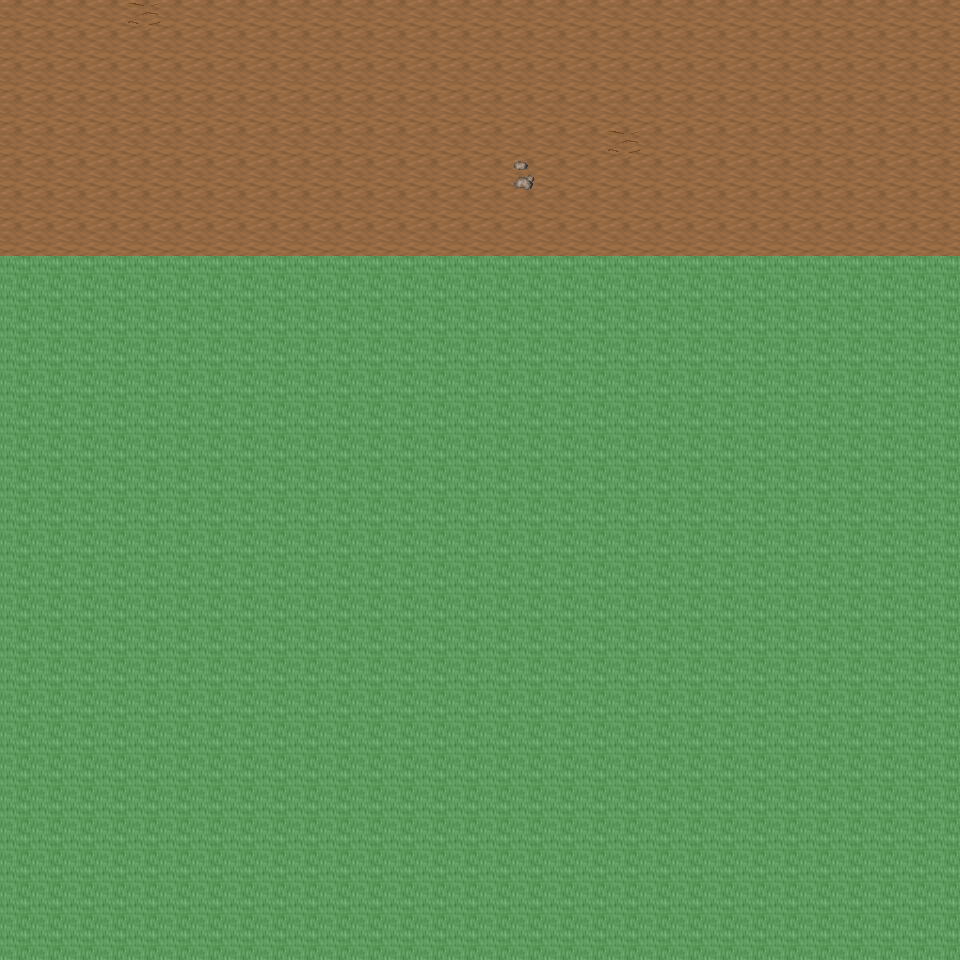

Rendered tile map (Tiled .tmx) drawn with the repository's tilesets; below, a short description and the map source with its tile grids summarised:
An orthogonal 30x30 tile map with 32x32 px tiles, 6 tile layers (Ground, Object, Object2, Above, ...), 17 tilesets and 3 objects (3x mapchange).

<map version="1.0" orientation="orthogonal" renderorder="right-down" width="30" height="30" tilewidth="32" tileheight="32" nextobjectid="4">
  <tileset firstgid="1" name="tileset_ground_ground" tilewidth="32" tileheight="32" tilecount="33" columns="3">
    <image source="../drawable/tileset_ground_ground.png" width="96" height="352" />
  </tileset>
  <tileset firstgid="34" name="tileset_ground_ridge_earth_dark" tilewidth="32" tileheight="32" tilecount="96" columns="12">
    <image source="../drawable/tileset_ground_ridge_earth_dark.png" width="384" height="256" />
  </tileset>
  <tileset firstgid="130" name="tileset_ground_rock_pebbles" tilewidth="32" tileheight="32" tilecount="3" columns="1">
    <image source="../drawable/tileset_ground_rock_pebbles.png" width="32" height="96" />
  </tileset>
  <tileset firstgid="133" name="tileset_ground_earth_edges" tilewidth="32" tileheight="32" tilecount="18" columns="6">
    <image source="../drawable/tileset_ground_earth_edges.png" width="192" height="96" />
  </tileset>
  <tileset firstgid="151" name="tileset_plant_leaves" tilewidth="32" tileheight="32" tilecount="8" columns="4">
    <image source="../drawable/tileset_plant_leaves.png" width="128" height="64" />
  </tileset>
  <tileset firstgid="159" name="tileset_plant_flower_daisy_yellow" tilewidth="32" tileheight="32" tilecount="8" columns="2">
    <image source="../drawable/tileset_plant_flower_daisy_yellow.png" width="64" height="128" />
  </tileset>
  <tileset firstgid="167" name="tileset_plant_grasses" tilewidth="32" tileheight="32" tilecount="6" columns="3">
    <image source="../drawable/tileset_plant_grasses.png" width="96" height="64" />
  </tileset>
  <tileset firstgid="173" name="tileset_ground_cobbled_paving" tilewidth="32" tileheight="32" tilecount="1" columns="1">
    <image source="../drawable/tileset_ground_cobbled_paving.png" width="32" height="32" />
  </tileset>
  <tileset firstgid="174" name="tileset_plant_flower_daisy_white" tilewidth="32" tileheight="32" tilecount="8" columns="2">
    <image source="../drawable/tileset_plant_flower_daisy_white.png" width="64" height="128" />
  </tileset>
  <tileset firstgid="182" name="tileset_plant_flower_daisy_red" tilewidth="32" tileheight="32" tilecount="8" columns="2">
    <image source="../drawable/tileset_plant_flower_daisy_red.png" width="64" height="128" />
  </tileset>
  <tileset firstgid="190" name="tileset_logic_collision" tilewidth="32" tileheight="32" tilecount="1" columns="1">
    <image source="../drawable/tileset_logic_collision.png" width="32" height="32" />
  </tileset>
  <tileset firstgid="191" name="tileset_object_tan_tent" tilewidth="32" tileheight="32" tilecount="25" columns="5">
    <image source="../drawable/tileset_object_tan_tent.png" width="160" height="160" />
  </tileset>
  <tileset firstgid="216" name="tileset_item_campfires" tilewidth="32" tileheight="32" tilecount="2" columns="2">
    <image source="../drawable/tileset_item_campfires.png" width="64" height="32" />
  </tileset>
  <tileset firstgid="218" name="tileset_plant_tree_dead_tree_4" tilewidth="32" tileheight="32" tilecount="20" columns="4">
    <image source="../drawable/tileset_plant_tree_dead_tree_4.png" width="128" height="160" />
  </tileset>
  <tileset firstgid="238" name="tileset_plant_tree_fall_trees" tilewidth="32" tileheight="32" tilecount="40" columns="8">
    <image source="../drawable/tileset_plant_tree_fall_trees.png" width="256" height="160" />
  </tileset>
  <tileset firstgid="278" name="tileset_object_well_hoist" tilewidth="32" tileheight="32" tilecount="9" columns="3">
    <image source="../drawable/tileset_object_well_hoist.png" width="96" height="96" />
  </tileset>
  <tileset firstgid="287" name="tileset_ground_grass_edges" tilewidth="32" tileheight="32" tilecount="36" columns="12">
    <image source="../drawable/tileset_ground_grass_edges.png" width="384" height="96" />
  </tileset>
  <layer name="Ground" width="30" height="30">
    <data>[900 cells, 240 non-empty, 1 distinct tile ids]</data>
  </layer>
  <layer name="Object" width="30" height="30">
    <data>[900 cells, 3 non-empty, 2 distinct tile ids]</data>
  </layer>
  <layer name="Object2" width="30" height="30">
    <data>[900 cells, 0 non-empty, 0 distinct tile ids]</data>
  </layer>
  <layer name="Above" width="30" height="30">
    <data>[900 cells, 0 non-empty, 0 distinct tile ids]</data>
  </layer>
  <layer name="Above2" width="30" height="30">
    <data>[900 cells, 0 non-empty, 0 distinct tile ids]</data>
  </layer>
  <layer name="Walkable" width="30" height="30">
    <data>[900 cells, 660 non-empty, 1 distinct tile ids]</data>
  </layer>
  <objectgroup name="MapEvents">
    <object id="1" name="north" type="mapchange" x="0" y="0" width="960" height="32">
      <properties>
        <property name="map" value="0_ados_mountain_n2_w2_x0_y3" />
        <property name="place" value="south" />
      </properties>
    </object>
    <object id="2" name="west" type="mapchange" x="0" y="0" width="32" height="256">
      <properties>
        <property name="map" value="0_deniran_forest_n2_w_x0_y4" />
        <property name="place" value="east" />
      </properties>
    </object>
    <object id="3" name="east" type="mapchange" x="928" y="0" width="32" height="256">
      <properties>
        <property name="map" value="0_ados_mountain_n2_w2_x1_y4" />
        <property name="place" value="west" />
      </properties>
    </object>
  </objectgroup>
</map>
